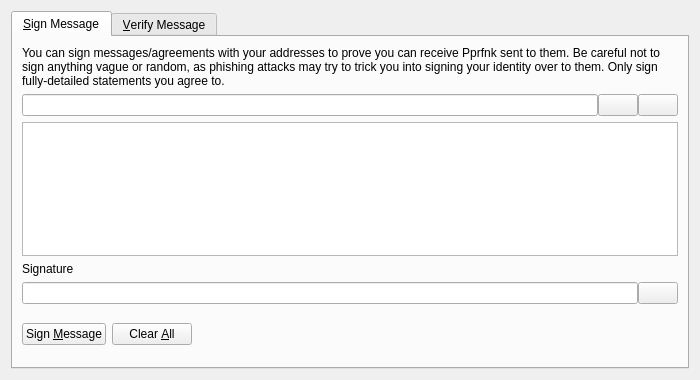
<?xml version="1.0" encoding="UTF-8"?>
<ui version="4.0">
 <class>SignVerifyMessageDialog</class>
 <widget class="QDialog" name="SignVerifyMessageDialog">
  <property name="geometry">
   <rect>
    <x>0</x>
    <y>0</y>
    <width>700</width>
    <height>380</height>
   </rect>
  </property>
  <property name="windowTitle">
   <string>Signatures - Sign / Verify a Message</string>
  </property>
  <property name="modal">
   <bool>true</bool>
  </property>
  <layout class="QVBoxLayout" name="verticalLayout">
   <item>
    <widget class="QTabWidget" name="tabWidget">
     <property name="currentIndex">
      <number>0</number>
     </property>
     <widget class="QWidget" name="tabSignMessage">
      <attribute name="title">
       <string>&amp;Sign Message</string>
      </attribute>
      <layout class="QVBoxLayout" name="verticalLayout_SM">
       <item>
        <widget class="QLabel" name="infoLabel_SM">
         <property name="text">
          <string>You can sign messages/agreements with your addresses to prove you can receive Pprfnk sent to them. Be careful not to sign anything vague or random, as phishing attacks may try to trick you into signing your identity over to them. Only sign fully-detailed statements you agree to.</string>
         </property>
         <property name="textFormat">
          <enum>Qt::PlainText</enum>
         </property>
         <property name="wordWrap">
          <bool>true</bool>
         </property>
        </widget>
       </item>
       <item>
        <layout class="QHBoxLayout" name="horizontalLayout_1_SM">
         <property name="spacing">
          <number>0</number>
         </property>
         <item>
          <widget class="QValidatedLineEdit" name="addressIn_SM">
           <property name="toolTip">
            <string>The Pprfnk address to sign the message with</string>
           </property>
          </widget>
         </item>
         <item>
          <widget class="QPushButton" name="addressBookButton_SM">
           <property name="toolTip">
            <string>Choose previously used address</string>
           </property>
           <property name="text">
            <string/>
           </property>
           <property name="shortcut">
            <string>Alt+A</string>
           </property>
           <property name="autoDefault">
            <bool>false</bool>
           </property>
          </widget>
         </item>
         <item>
          <widget class="QPushButton" name="pasteButton_SM">
           <property name="toolTip">
            <string>Paste address from clipboard</string>
           </property>
           <property name="text">
            <string/>
           </property>
           <property name="shortcut">
            <string>Alt+P</string>
           </property>
           <property name="autoDefault">
            <bool>false</bool>
           </property>
          </widget>
         </item>
        </layout>
       </item>
       <item>
        <widget class="QPlainTextEdit" name="messageIn_SM">
         <property name="toolTip">
          <string>Enter the message you want to sign here</string>
         </property>
        </widget>
       </item>
       <item>
        <widget class="QLabel" name="signatureLabel_SM">
         <property name="text">
          <string>Signature</string>
         </property>
         <property name="textFormat">
          <enum>Qt::PlainText</enum>
         </property>
        </widget>
       </item>
       <item>
        <layout class="QHBoxLayout" name="horizontalLayout_2_SM">
         <property name="spacing">
          <number>0</number>
         </property>
         <item>
          <widget class="QLineEdit" name="signatureOut_SM">
           <property name="font">
            <font>
             <italic>true</italic>
            </font>
           </property>
           <property name="readOnly">
            <bool>true</bool>
           </property>
          </widget>
         </item>
         <item>
          <widget class="QPushButton" name="copySignatureButton_SM">
           <property name="toolTip">
            <string>Copy the current signature to the system clipboard</string>
           </property>
           <property name="text">
            <string/>
           </property>
           <property name="autoDefault">
            <bool>false</bool>
           </property>
          </widget>
         </item>
        </layout>
       </item>
       <item>
        <layout class="QHBoxLayout" name="horizontalLayout_3_SM">
         <item>
          <widget class="QPushButton" name="signMessageButton_SM">
           <property name="toolTip">
            <string>Sign the message to prove you own this Pprfnk address</string>
           </property>
           <property name="text">
            <string>Sign &amp;Message</string>
           </property>
           <property name="autoDefault">
            <bool>false</bool>
           </property>
          </widget>
         </item>
         <item>
          <widget class="QPushButton" name="clearButton_SM">
           <property name="toolTip">
            <string>Reset all sign message fields</string>
           </property>
           <property name="text">
            <string>Clear &amp;All</string>
           </property>
           <property name="autoDefault">
            <bool>false</bool>
           </property>
          </widget>
         </item>
         <item>
          <spacer name="horizontalSpacer_1_SM">
           <property name="orientation">
            <enum>Qt::Horizontal</enum>
           </property>
           <property name="sizeHint" stdset="0">
            <size>
             <width>40</width>
             <height>48</height>
            </size>
           </property>
          </spacer>
         </item>
         <item>
          <widget class="QLabel" name="statusLabel_SM">
           <property name="font">
            <font>
             <weight>75</weight>
             <bold>true</bold>
            </font>
           </property>
           <property name="text">
            <string/>
           </property>
           <property name="wordWrap">
            <bool>true</bool>
           </property>
          </widget>
         </item>
         <item>
          <spacer name="horizontalSpacer_2_SM">
           <property name="orientation">
            <enum>Qt::Horizontal</enum>
           </property>
           <property name="sizeHint" stdset="0">
            <size>
             <width>40</width>
             <height>48</height>
            </size>
           </property>
          </spacer>
         </item>
        </layout>
       </item>
      </layout>
     </widget>
     <widget class="QWidget" name="tabVerifyMessage">
      <attribute name="title">
       <string>&amp;Verify Message</string>
      </attribute>
      <layout class="QVBoxLayout" name="verticalLayout_VM">
       <item>
        <widget class="QLabel" name="infoLabel_VM">
         <property name="text">
          <string>Enter the receiver's address, message (ensure you copy line breaks, spaces, tabs, etc. exactly) and signature below to verify the message. Be careful not to read more into the signature than what is in the signed message itself, to avoid being tricked by a man-in-the-middle attack. Note that this only proves the signing party receives with the address, it cannot prove sendership of any transaction!</string>
         </property>
         <property name="textFormat">
          <enum>Qt::PlainText</enum>
         </property>
         <property name="alignment">
          <set>Qt::AlignLeading|Qt::AlignLeft|Qt::AlignTop</set>
         </property>
         <property name="wordWrap">
          <bool>true</bool>
         </property>
        </widget>
       </item>
       <item>
        <layout class="QHBoxLayout" name="horizontalLayout_1_VM">
         <property name="spacing">
          <number>0</number>
         </property>
         <item>
          <widget class="QValidatedLineEdit" name="addressIn_VM">
           <property name="toolTip">
            <string>The Pprfnk address the message was signed with</string>
           </property>
          </widget>
         </item>
         <item>
          <widget class="QPushButton" name="addressBookButton_VM">
           <property name="toolTip">
            <string>Choose previously used address</string>
           </property>
           <property name="text">
            <string/>
           </property>
           <property name="shortcut">
            <string>Alt+A</string>
           </property>
           <property name="autoDefault">
            <bool>false</bool>
           </property>
          </widget>
         </item>
        </layout>
       </item>
       <item>
        <widget class="QPlainTextEdit" name="messageIn_VM"/>
       </item>
       <item>
        <widget class="QValidatedLineEdit" name="signatureIn_VM"/>
       </item>
       <item>
        <layout class="QHBoxLayout" name="horizontalLayout_2_VM">
         <item>
          <widget class="QPushButton" name="verifyMessageButton_VM">
           <property name="toolTip">
            <string>Verify the message to ensure it was signed with the specified Pprfnk address</string>
           </property>
           <property name="text">
            <string>Verify &amp;Message</string>
           </property>
           <property name="autoDefault">
            <bool>false</bool>
           </property>
          </widget>
         </item>
         <item>
          <widget class="QPushButton" name="clearButton_VM">
           <property name="toolTip">
            <string>Reset all verify message fields</string>
           </property>
           <property name="text">
            <string>Clear &amp;All</string>
           </property>
           <property name="autoDefault">
            <bool>false</bool>
           </property>
          </widget>
         </item>
         <item>
          <spacer name="horizontalSpacer_1_VM">
           <property name="orientation">
            <enum>Qt::Horizontal</enum>
           </property>
           <property name="sizeHint" stdset="0">
            <size>
             <width>40</width>
             <height>48</height>
            </size>
           </property>
          </spacer>
         </item>
         <item>
          <widget class="QLabel" name="statusLabel_VM">
           <property name="font">
            <font>
             <weight>75</weight>
             <bold>true</bold>
            </font>
           </property>
           <property name="text">
            <string/>
           </property>
           <property name="wordWrap">
            <bool>true</bool>
           </property>
          </widget>
         </item>
         <item>
          <spacer name="horizontalSpacer_2_VM">
           <property name="orientation">
            <enum>Qt::Horizontal</enum>
           </property>
           <property name="sizeHint" stdset="0">
            <size>
             <width>40</width>
             <height>48</height>
            </size>
           </property>
          </spacer>
         </item>
        </layout>
       </item>
      </layout>
     </widget>
    </widget>
   </item>
  </layout>
 </widget>
 <customwidgets>
  <customwidget>
   <class>QValidatedLineEdit</class>
   <extends>QLineEdit</extends>
   <header>qvalidatedlineedit.h</header>
  </customwidget>
 </customwidgets>
 <resources>
  <include location="../pprfnk.qrc"/>
 </resources>
 <connections/>
</ui>
